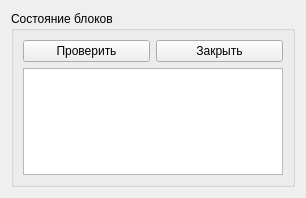
<?xml version="1.0" encoding="UTF-8"?>
<ui version="4.0">
 <class>check_form</class>
 <widget class="QWidget" name="check_form">
  <property name="geometry">
   <rect>
    <x>0</x>
    <y>0</y>
    <width>306</width>
    <height>198</height>
   </rect>
  </property>
  <property name="windowTitle">
   <string>Blockchain DSD</string>
  </property>
  <layout class="QVBoxLayout" name="verticalLayout_2">
   <item>
    <widget class="QGroupBox" name="groupBox">
     <property name="title">
      <string>Состояние блоков</string>
     </property>
     <layout class="QVBoxLayout" name="verticalLayout">
      <item>
       <layout class="QHBoxLayout" name="horizontalLayout">
        <item>
         <widget class="QPushButton" name="check_btn">
          <property name="text">
           <string>Проверить</string>
          </property>
         </widget>
        </item>
        <item>
         <widget class="QPushButton" name="close_btn">
          <property name="text">
           <string>Закрыть</string>
          </property>
         </widget>
        </item>
       </layout>
      </item>
      <item>
       <widget class="QListWidget" name="list_status"/>
      </item>
     </layout>
    </widget>
   </item>
  </layout>
 </widget>
 <resources/>
 <connections/>
</ui>
